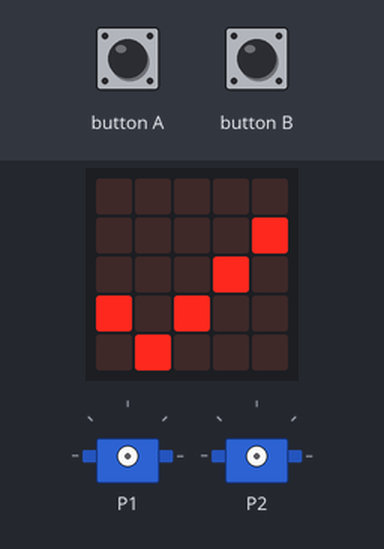
Simulated run of this program. Board: BBC micro:bit (MakeCode). Parts: the board's 5×5 LED display, 2 × servo. The inputs (shaded band) are chosen by the test bench.

Above: at 1.8 s.
1.9 s: button A pressed for 0.15 s
At 3.1 s:
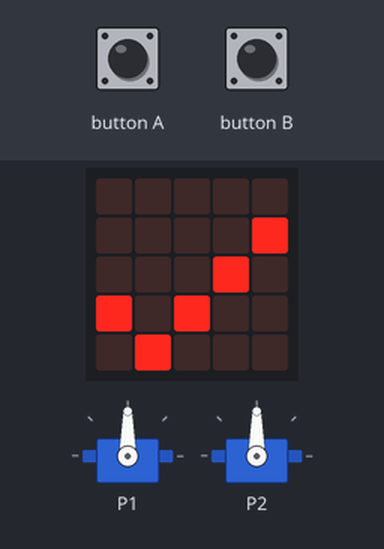
At 4.82 s:
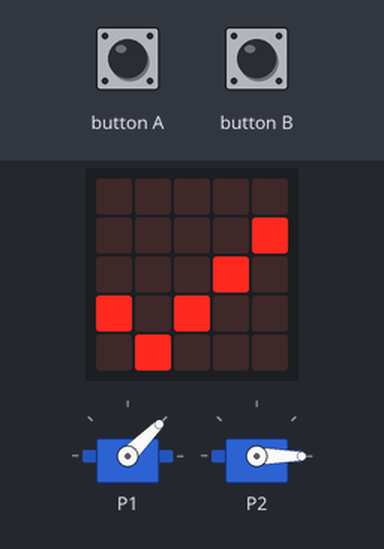
Timing chart, 0 to 11.6 s (numbered marks = the images above; inputs shaded):
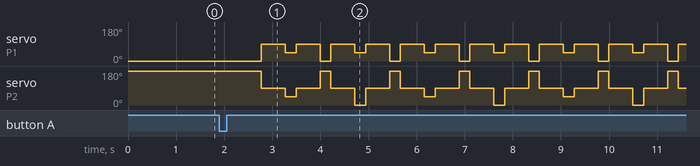

Measured:
- after the input at 1.9 s, servo on P1: 0° → 90° after 0.87 s, then repeats every 1.4 s: 45° 0.23 s, 90° 0.50 s, 0° 0.22 s, 90° 0.50 s; servo on P2: 180° → 90° after 0.87 s, then repeats every 2.9 s: 45° 0.23 s, 90° 0.50 s, 180° 0.22 s, 90° 0.50 s, 0° 0.23 s, 90° 0.50 s, 180° 0.22 s, 90° 0.50 s

The program:

main.ts
```typescript
function TurnLeft (degrees: number) {
    timeToWait = degrees * MicroSecInASecond / NumberOfDegreesPerSec
    pins.servoWritePin(AnalogPin.P1, 45)
    pins.servoWritePin(AnalogPin.P2, 45)
    control.waitMicros(timeToWait)
    pins.servoWritePin(AnalogPin.P1, 90)
    pins.servoWritePin(AnalogPin.P2, 90)
}
input.onButtonPressed(Button.A, function () {
    for (let index = 0; index < 4; index++) {
        basic.pause(500)
        DriveForward(22)
        basic.pause(500)
        TurnLeft(45)
        basic.pause(500)
        DriveForward(22)
        basic.pause(500)
        TurnRight(45)
    }
})
input.onButtonPressed(Button.B, function () {
    for (let index = 0; index < 4; index++) {
        basic.pause(200)
        DriveForward(22)
        basic.pause(200)
        TurnLeft(90)
        basic.pause(200)
        DriveForward(22)
        basic.pause(200)
        TurnRight(90)
    }
})
function DriveForward (distance: number) {
    timeToWait2 = distance * MicroSecInASecond / DistancePerSec
    pins.servoWritePin(AnalogPin.P1, 0)
    pins.servoWritePin(AnalogPin.P2, 180)
    control.waitMicros(timeToWait2)
    pins.servoWritePin(AnalogPin.P1, 90)
    pins.servoWritePin(AnalogPin.P2, 90)
}
function TurnRight (degrees: number) {
    timeToWait = degrees * MicroSecInASecond / NumberOfDegreesPerSec
    pins.servoWritePin(AnalogPin.P1, 45)
    pins.servoWritePin(AnalogPin.P2, -45)
    control.waitMicros(timeToWait)
    pins.servoWritePin(AnalogPin.P1, 90)
    pins.servoWritePin(AnalogPin.P2, 90)
}
let timeToWait2 = 0
let timeToWait = 0
let NumberOfDegreesPerSec = 0
let DistancePerSec = 0
let MicroSecInASecond = 0
basic.showIcon(IconNames.Yes)
MicroSecInASecond = 1000000
DistancePerSec = 100
NumberOfDegreesPerSec = 200
```

test.ts
```typescript
// i test vanno qui; questi non saranno compilati quando questo pacchetto viene usato come estensione.
```
